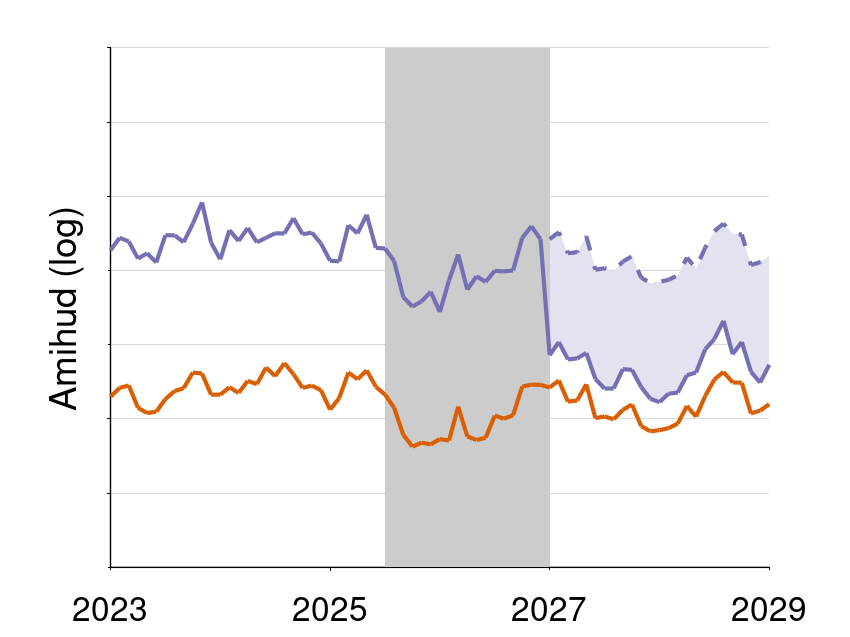

Here is the MATLAB script that generated this plot:
%% Minimalist figure for the DiD illustration
% Viết theo đúng bố cục figures.m của pmichaillat/matlab-figures (MIT).
% Chỉ khác ở chỗ cần để chạy được cả Octave: set(0,...) thay groot, bảng màu dạng số thay mã hex,
% fill thay xregion/area (màu nhạt tương đương FaceAlpha = 0.2).
% Dữ liệu là MINH HỌA (ngẫu nhiên có seed), không phải dữ liệu thật.

%% Clear workspace

close all
clear
clc

%% Set default properties for 4:3 figure

figureWidth = 8.5;
figureHeight = 6.375;
set(0, 'defaultFigureUnits', 'inches')
set(0, 'defaultFigurePosition', [1,1,figureWidth,figureHeight]);
set(0, 'defaultFigurePaperPosition', [0, 0, figureWidth,figureHeight]);
set(0, 'defaultFigurePaperSize', [figureWidth,figureHeight]);

%% Set default properties for axes

set(0, 'defaultAxesFontName', 'Helvetica')
set(0, 'defaultAxesFontSize', 24)
set(0, 'defaultAxesXColor', 'k')
set(0, 'defaultAxesYColor', 'k')
set(0, 'defaultAxesLineWidth', 1)
set(0, 'defaultAxesYGrid', 'on')
set(0, 'defaultAxesXGrid', 'off')
set(0, 'defaultAxesTickDir', 'out')
set(0, 'defaultAxesTickLength',[0.005, 0.005])
set(0, 'defaultAxesBox','off')

%% Predefine qualitative color palettes

% Dark colors
darkPalette = [27 158 119; 217 95 2; 117 112 179; 231 41 138; 102 166 30; 230 171 2; 166 118 29; 102 102 102]/255;
greenColor = darkPalette(1,:);
orangeColor = darkPalette(2,:);
purpleColor = darkPalette(3,:);

% Light colors (equivalent to FaceAlpha = 0.2 on white)
lightPurple = 0.8 + 0.2*purpleColor;
lightGray = 0.8 + 0.2*[0 0 0];

%% Create data

randn('seed', 3);
time = [2023:1/12:2029]';
pre = time < 2027;
post = ~pre;
n = numel(time);

common = filter(1, [1 -0.8], 0.035*randn(n,1));
data1 = 0.85 + common + 0.015*randn(n,1);    % mã chuyển sàn
data2 = 0.45 + common + 0.015*randn(n,1);    % mã HOSE đối sánh
data3 = data2 + mean(data1(pre) - data2(pre)); % nếu không chuyển sàn
data1(post) = data3(post) - 0.30 + 0.015*randn(sum(post),1);

% Create period
startPeriod = 2025.5;
endPeriod = 2027;

%% Predefine properties for x-axis

clear obj
obj.XLim = [2023, 2029];
obj.XTick = [2023:2:2029];
xAxis = [fieldnames(obj), struct2cell(obj)]';

%% Predefine properties for y-axis

clear obj
obj.YLim = [0, 1.4];
obj.YTick = [0:0.2:1.4];
obj.YTickLabel = {};
yAxis = [fieldnames(obj), struct2cell(obj)]';

%% Predefine properties for lines

clear obj
obj.Color = purpleColor;
obj.LineWidth = 3;
obj.LineStyle = '-';
purpleLine = [fieldnames(obj), struct2cell(obj)]';

clear obj
obj.Color = orangeColor;
obj.LineWidth = 3;
obj.LineStyle = '-';
orangeLine = [fieldnames(obj), struct2cell(obj)]';

clear obj
obj.Color = purpleColor;
obj.LineWidth = 3;
obj.LineStyle = '--';
purpleDashed = [fieldnames(obj), struct2cell(obj)]';

%% Predefine properties for areas

clear obj
obj.EdgeColor = 'none';
noEdge = [fieldnames(obj), struct2cell(obj)]';

%% Create a plot with a gray period area and a higher-lower area

% Open figure
iFigure = 1;
figure(iFigure)
clf
hold on

% Paint period area
fill([startPeriod endPeriod endPeriod startPeriod], [0 0 1.4 1.4], lightGray, noEdge{:});

% Paint higher-lower area
fill([time(post); flipud(time(post))], [data3(post); flipud(data1(post))], lightPurple, noEdge{:});

% Plot data
plot(time(post), data3(post), purpleDashed{:})
plot(time, data2, orangeLine{:})
plot(time, data1, purpleLine{:})

% Nhãn không ghi ở đây: template ghi nhãn sau khi xuất hình (Keynote);
% trong deck, nhãn tiếng Việt được đặt bằng LaTeX lên trên hình, nên không lỗi phông.

%Populate axes
set(gca, xAxis{:}, yAxis{:})
set(gca, 'GridColor', 'k', 'GridAlpha', 0.15)  % lưới mờ như mặc định MATLAB của template
ylabel('Amihud (log)')

%Print figure
print('-dpdf', 'did.pdf')
